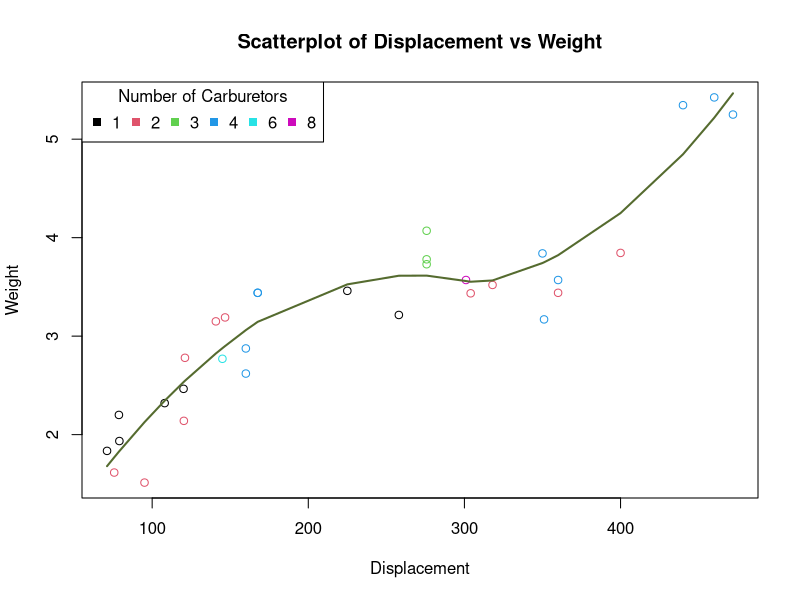

Generate this figure with R:
data(mtcars)
carbs <- as.factor(mtcars$carb)
plot(mtcars$disp, mtcars$wt, col = carbs, main = "Scatterplot of Displacement vs Weight", xlab = "Displacement", ylab = "Weight", pch = 21)
legend(x = "topleft", legend = levels(carbs), horiz = TRUE, col = 1:length(levels(carbs)), pch = 15, title = "Number of Carburetors")
loess_fit <- loess(wt ~ disp, data = mtcars)
disp_sorted <- sort(mtcars$disp)
lines(disp_sorted, predict(loess_fit, newdata = data.frame(disp = disp_sorted)), lwd = 2, col = "darkolivegreen")
